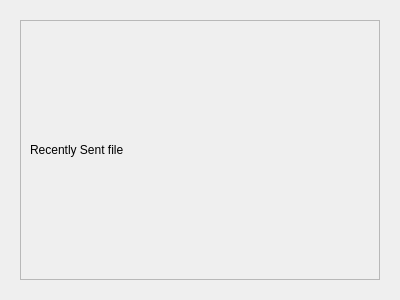
<?xml version="1.0" encoding="UTF-8"?>
<ui version="4.0">
 <class>Dialog</class>
 <widget class="QDialog" name="Dialog">
  <property name="geometry">
   <rect>
    <x>0</x>
    <y>0</y>
    <width>400</width>
    <height>300</height>
   </rect>
  </property>
  <property name="windowTitle">
   <string>Dialog</string>
  </property>
  <layout class="QVBoxLayout" name="verticalLayout">
   <item>
    <widget class="QWidget" name="widget" native="true">
     <layout class="QVBoxLayout" name="verticalLayout_2">
      <item>
       <widget class="QScrollArea" name="scrollArea">
        <property name="widgetResizable">
         <bool>true</bool>
        </property>
        <widget class="QWidget" name="scrollAreaWidgetContents_2">
         <property name="geometry">
          <rect>
           <x>0</x>
           <y>0</y>
           <width>362</width>
           <height>262</height>
          </rect>
         </property>
         <layout class="QVBoxLayout" name="verticalLayout_3">
          <item>
           <widget class="QLabel" name="label">
            <property name="text">
             <string>Recently Sent file</string>
            </property>
           </widget>
          </item>
         </layout>
        </widget>
       </widget>
      </item>
     </layout>
    </widget>
   </item>
  </layout>
 </widget>
 <resources/>
 <connections/>
</ui>
